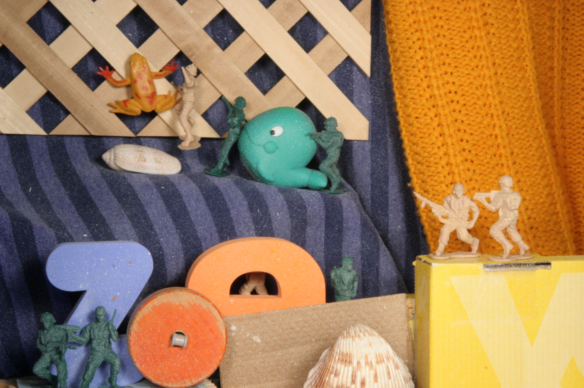
#> input picture cvintro/img/army10.png, 584 x 388 px
$ jupyter execute lesson20_optical_flow.ipynb   (older library calls are emulated)
#> lines starting #> are read from the running program, lines starting #| are printed output that depends on the picture; after the words box and inside, x2 and y2 are one past the last pixel; in counts of white or black regions, pixels touching at a corner belong together
# Lesson 20: Optical Flow and Motion Estimation

Optical flow estimates apparent motion between two frames of a video: for each pixel (or a chosen set of points), a 2D vector $(u, v)$ describing where it moved to. This lesson derives the classic **Lucas-Kanade** method from the same structure tensor used for corner detection in Lesson 19, confronts the fundamental **aperture problem**, contrasts it with the globally-optimized **Horn-Schunck** method, and finishes with dense flow via the **Farnebäck** method.

[cell 1]
import numpy as np
import cv2
import matplotlib.pyplot as plt

## The brightness constancy assumption

Optical flow assumes a point's intensity doesn't change as it moves: $I(x, y, t) = I(x+u, y+v, t+1)$. A first-order Taylor expansion of the right side gives the **optical flow constraint equation**:

$$I_x u + I_y v + I_t = 0$$

where $I_x, I_y$ are the spatial gradients (Lesson 12) and $I_t$ is the frame-to-frame intensity difference. This is **one equation with two unknowns** (the motion $u$ and $v$) at every single pixel &mdash; not enough information on its own to solve for the flow.

## The aperture problem

Looking through a small window at a moving edge, only the motion **perpendicular to the edge** is visible; motion **along the edge** produces no visible change at all, and so is invisible to a local measurement. This is exactly why the flow constraint equation is underdetermined: it only ever constrains the component of $(u,v)$ along the gradient direction $(I_x, I_y)$, leaving the perpendicular component completely unconstrained by that one equation.

[cell 2]
size = 160
rect_topleft = (50, 60)
rect_w, rect_h = 60, 40

def make_rect_frame(dx=0, dy=0, value=200):
    img = np.zeros((size, size), dtype=np.uint8)
    x0, y0 = rect_topleft[0] + dx, rect_topleft[1] + dy
    cv2.rectangle(img, (x0, y0), (x0 + rect_w, y0 + rect_h), value, -1)
    return img

true_motion = (8, 6)           # right and down
vertical_only_motion = (0, 6)  # same downward shift, but no horizontal component

frame_true = make_rect_frame(*true_motion)
#> in make_rect_frame, `cv2.rectangle(img, (x0, y0), (x0 + rect_w, y0 + rect_h), value, -1)`:
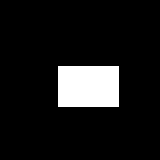
#> img: shape (160, 160); values 0 (black) and 200 (white), 9.8% white; 1 white region, box (x1, y1, x2, y2) and area: (58, 66, 119, 107) 2501
frame_vertical = make_rect_frame(*vertical_only_motion)
#> in make_rect_frame (call 2), `cv2.rectangle(img, (x0, y0), (x0 + rect_w, y0 + rect_h), value, -1)`: img: shape (160, 160); values 0 (black) and 200 (white), 9.8% white; 1 white region, box (x1, y1, x2, y2) and area: (50, 66, 111, 107) 2501

# A small aperture window straddling the rectangle's TOP (horizontal) edge, centered well
# away from any corner and comfortably inside the canvas, so there are no border effects.
win_half = 10
wx, wy = rect_topleft[0] + rect_w // 2, rect_topleft[1]

def with_window(img_gray, color=(255, 0, 0)):
    vis = cv2.cvtColor(img_gray, cv2.COLOR_GRAY2RGB)
    cv2.rectangle(vis, (wx - win_half, wy - win_half), (wx + win_half, wy + win_half), color, 1)
    return vis

fig, axes = plt.subplots(1, 2, figsize=(7, 4))
axes[0].imshow(with_window(frame_true))
#> in with_window, `cv2.rectangle(vis, (wx - win_half, wy - win_half), (wx + win_half, wy ..`: vis: shape (160, 160, 3); mean B, G, R 20.1, 19.3, 19.3
axes[0].set_title(f'True motion (u,v)={true_motion}\n(right + down)', fontsize=9)
axes[1].imshow(with_window(frame_vertical))
#> in with_window (call 2), `cv2.rectangle(vis, (wx - win_half, wy - win_half), (wx + win_half, wy ..`: vis: shape (160, 160, 3); mean B, G, R 20.1, 19.3, 19.3
axes[1].set_title(f'Vertical-only motion (u,v)={vertical_only_motion}\n(down only)', fontsize=9)
for ax in axes:
    ax.axis('off')
plt.tight_layout()
plt.show()
#> figure, not shown here; B, G, R data is drawn as R, G, B

window_true = frame_true[wy - win_half:wy + win_half, wx - win_half:wx + win_half]
#> window_true: shape (20, 20); values 0 (black) and 200 (white), 20% white; 1 white region, box (x1, y1, x2, y2) and area: (0, 16, 20, 20) 80
window_vertical = frame_vertical[wy - win_half:wy + win_half, wx - win_half:wx + win_half]
print('inside the red window, the two (different!) motions look pixel-for-pixel identical:',
      np.array_equal(window_true, window_vertical))
#| inside the red window, the two (different!) motions look pixel-for-pixel identical: True

Both frames actually show a different global motion &mdash; one moves right and down, the other only down &mdash; yet inside the red window (which straddles the rectangle's top edge, a purely horizontal edge) they're indistinguishable. The horizontal component is *along* that edge, so it leaves no trace locally; only the shared vertical component, *perpendicular* to the edge, is visible. A local measurement at this window genuinely cannot tell these two motions apart.

## Lucas-Kanade: solving the aperture problem with a window

<a href="../references.html#lucas-kanade-1981">Lucas and Kanade's fix (1981)</a>: assume the flow $(u,v)$ is **constant over a small window**, then combine the flow constraint equation from every pixel in that window into an overdetermined least-squares system:

$$\underbrace{\begin{bmatrix}\sum I_x^2 & \sum I_xI_y \\ \sum I_xI_y & \sum I_y^2\end{bmatrix}}_{M}\begin{bmatrix}u\\v\end{bmatrix} = -\begin{bmatrix}\sum I_xI_t\\ \sum I_yI_t\end{bmatrix}$$

$M$ is exactly the structure tensor from Lesson 19! This is not a coincidence: solving this system requires $M$ to be invertible, i.e. to have two large eigenvalues &mdash; precisely the Shi-Tomasi "good feature to track" condition. A flat region ($M$ near zero) or an edge (one small eigenvalue &mdash; the aperture problem again) gives an ill-conditioned or singular system; a corner gives a well-conditioned one. **Corners are trackable for exactly the same reason they're good corners.**

[cell 3]
rng = np.random.default_rng(0)
frame1 = np.zeros((200, 200), dtype=np.uint8)
for _ in range(20):
    x, y = rng.integers(20, 180, 2)
    radius = rng.integers(5, 15)
    cv2.circle(frame1, (x, y), radius, int(rng.integers(100, 255)), -1)

small_motion = (0.6, 0.4)  # sub-pixel motion, well inside the linear (Taylor) approximation's validity
shift = np.float32([[1, 0, small_motion[0]], [0, 1, small_motion[1]]])
frame2_small = cv2.warpAffine(frame1, shift, (200, 200))

Ix = cv2.Sobel(frame1.astype(np.float64), cv2.CV_64F, 1, 0, ksize=3, scale=1 / 8)
Iy = cv2.Sobel(frame1.astype(np.float64), cv2.CV_64F, 0, 1, ksize=3, scale=1 / 8)
It = frame2_small.astype(np.float64) - frame1.astype(np.float64)


def lucas_kanade_at(x, y, half_win=7):
    x, y = int(round(x)), int(round(y))
    ix = Ix[y - half_win:y + half_win + 1, x - half_win:x + half_win + 1].ravel()
    iy = Iy[y - half_win:y + half_win + 1, x - half_win:x + half_win + 1].ravel()
    it = It[y - half_win:y + half_win + 1, x - half_win:x + half_win + 1].ravel()
    A = np.stack([ix, iy], axis=1)
    solution, *_ = np.linalg.lstsq(A, -it, rcond=None)
    return solution

corners = cv2.goodFeaturesToTrack(frame1, maxCorners=30, qualityLevel=0.1, minDistance=10)
flows = np.array([lucas_kanade_at(p[0][0], p[0][1]) for p in corners])

print(f'true motion:        {small_motion}')
print(f'manual LK estimate: ({flows[:, 0].mean():.3f}, {flows[:, 1].mean():.3f})  (averaged over {len(corners)} corners)')
#| manual LK estimate: (0.605, 0.399)  (averaged over 30 corners)

### Visualizing the image, the tracked features, and their motion

[cell 4]
arrow_scale = 15  # true motion here is sub-pixel, so exaggerate the arrows to make them visible

vis_small = cv2.cvtColor(frame1, cv2.COLOR_GRAY2RGB)
for (x, y), (u, v) in zip(corners[:, 0], flows):
    p0 = (int(round(x)), int(round(y)))
    p1 = (int(round(x + u * arrow_scale)), int(round(y + v * arrow_scale)))
    cv2.arrowedLine(vis_small, p0, p1, (255, 0, 0), 1, tipLength=0.3)
    cv2.circle(vis_small, p0, 2, (0, 255, 0), -1)
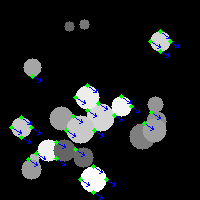
#> vis_small: shape (200, 200, 3); mean B, G, R 30, 29.8, 27.3

plt.imshow(vis_small)
plt.title(f'Corners (green) and estimated motion (red, {arrow_scale}x exaggerated)\ntrue motion = {small_motion}')
plt.axis('off')
plt.show()

### Larger motions need iteration

This single-shot linear solve relies on the Taylor approximation, which only holds for small motions. For a bigger shift, the same one-shot approach degrades:

[cell 5]
large_motion = (4.0, 3.0)
shift_large = np.float32([[1, 0, large_motion[0]], [0, 1, large_motion[1]]])
frame2_large = cv2.warpAffine(frame1, shift_large, (200, 200))

It_large = frame2_large.astype(np.float64) - frame1.astype(np.float64)
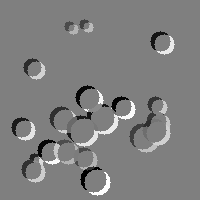
#> It_large: shape (200, 200) float64; min -252, max 252, mean 0; drawn with min black and max white

def lucas_kanade_large(x, y, half_win=7):
    x, y = int(round(x)), int(round(y))
    ix = Ix[y - half_win:y + half_win + 1, x - half_win:x + half_win + 1].ravel()
    iy = Iy[y - half_win:y + half_win + 1, x - half_win:x + half_win + 1].ravel()
    it = It_large[y - half_win:y + half_win + 1, x - half_win:x + half_win + 1].ravel()
    A = np.stack([ix, iy], axis=1)
    solution, *_ = np.linalg.lstsq(A, -it, rcond=None)
    return solution

flows_large_manual = np.array([lucas_kanade_large(p[0][0], p[0][1]) for p in corners])
#> in lucas_kanade_large, `it = It_large[y - half_win:y + half_win + 1, x - half_win:x + half_win..`: it = 225 values, max 237 at index 8, min -213 at index 132, mean 30.63
#> in lucas_kanade_large, `solution, *_ = np.linalg.lstsq(A, -it, rcond=None)`: solution = [1.02, -0.163]
#> flows_large_manual = 30 pairs, first value -0.0643 to 1.55, second value -0.163 to 1.23

next_pts, status, _ = cv2.calcOpticalFlowPyrLK(frame1, frame2_large, corners, None, winSize=(15, 15), maxLevel=2)
#> next_pts = 30 rows, first 8: [102, 106], [91, 113], [118, 118], [40, 156], [98, 133], [77, 119], [70, 133], [155, 115]; status = 30 values from 1 to 1
cv_flow = (next_pts - corners).reshape(-1, 2)[status.ravel() == 1]
#> cv_flow = 30 pairs, first value 4 to 4, second value 3 to 3

print(f'true motion:                          {large_motion}')
print(f'single-shot manual LK estimate:       ({flows_large_manual[:, 0].mean():.3f}, {flows_large_manual[:, 1].mean():.3f})  <- degraded')
#| single-shot manual LK estimate:       (0.846, 0.690)  <- degraded
print(f'cv2.calcOpticalFlowPyrLK estimate:    ({cv_flow[:, 0].mean():.3f}, {cv_flow[:, 1].mean():.3f})  <- accurate')
#| cv2.calcOpticalFlowPyrLK estimate:    (4.000, 3.000)  <- accurate

OpenCV's `calcOpticalFlowPyrLK` handles large motions by running Lucas-Kanade **iteratively** (re-warping and re-linearizing until convergence) on an **image pyramid** (Lesson 11) &mdash; estimate coarsely on a small, blurry version of the image first, then refine level by level. This combination lets it recover large motions accurately even though the underlying linear approximation is only valid locally, one small step at a time.

### Visualizing sparse flow vectors

[cell 6]
arrow_scale = 3  # exaggerate the arrows a bit so they're easier to see

vis = cv2.cvtColor(frame1, cv2.COLOR_GRAY2RGB)
for (p0,), (p1,), ok in zip(corners, next_pts, status.ravel()):
    if not ok:
        continue
    p0 = p0.astype(int)
    p1_exaggerated = np.round(p0 + (p1 - p0) * arrow_scale).astype(int)
    cv2.arrowedLine(vis, tuple(p0), tuple(p1_exaggerated), (255, 0, 0), 1, tipLength=0.3)
    cv2.circle(vis, tuple(p0), 2, (0, 255, 0), -1)
#> this loop made 30 passes
#> (p0, p1, p1_exaggerated) on passes 1 to 12: ([98, 103], [102, 106], [110, 112]), ([87, 110], [91, 113], [99, 119]), ([114, 115], [118, 118], [126, 124]), ([36, 153], [40, 156], [48, 162]), ([94, 130], [98, 133], [106, 139]), ([73, 116], [77, 119], [85, 125]), ([66, 130], [70, 133], [78, 139]), ([151, 112], [155, 115], [163, 121]), ([56, 158], [60, 161], [68, 167]), ([56, 142], [60, 145], [68, 151]), ([28, 159], [32, 162], [40, 168]), ([93, 192], [97, 195], [105, 201])
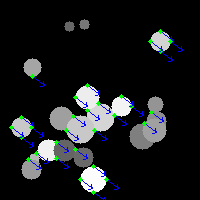
#> vis: shape (200, 200, 3); mean B, G, R 30.7, 29.5, 27.1

plt.imshow(vis)
plt.title(f'Tracked corners, true motion = {large_motion} (arrows {arrow_scale}x exaggerated)')
plt.axis('off')
plt.show()

## Horn-Schunck: a global alternative to windowed flow

Lucas-Kanade's window is a *local* smoothness assumption: flow is constant over a small neighborhood, estimated independently at each point. The same year, <a href="../references.html#horn-schunck-1981">Horn and Schunck (1981)</a> proposed a *global* alternative: instead of many independent per-window solves, minimize a single energy over the whole image at once, trading off how well the flow satisfies the optical flow constraint equation against how smoothly it varies between neighboring pixels:

$$E(u,v) = \sum_{x,y} \underbrace{(I_x u + I_y v + I_t)^2}_{\text{data term}} \;+\; \alpha^2 \underbrace{\left(\|\nabla u\|^2 + \|\nabla v\|^2\right)}_{\text{smoothness term}}$$

The smoothness term is what makes this global: it couples every pixel's flow to its neighbors', so minimizing $E$ (e.g., by iterative Gauss-Seidel updates) lets reliable flow estimates near edges *propagate* into flat, textureless regions that have no local information of their own &mdash; exactly the failure mode the aperture problem produces at its worst.

[cell 7]
hs_img1 = np.zeros((120, 120), dtype=np.uint8)
cv2.rectangle(hs_img1, (40, 40), (80, 80), 200, -1)  # one textured square, otherwise flat
#> hs_img1: shape (120, 120); values 0 (black) and 200 (white), 11.7% white; 1 white region, box (x1, y1, x2, y2) and area: (40, 40, 81, 81) 1681
hs_true_motion = (3.0, 2.0)
hs_shift = np.float32([[1, 0, hs_true_motion[0]], [0, 1, hs_true_motion[1]]])
hs_img2 = cv2.warpAffine(hs_img1, hs_shift, (120, 120))
#> hs_img2: shape (120, 120); values 0 (black) and 200 (white), 11.7% white; 1 white region, box (x1, y1, x2, y2) and area: (43, 42, 84, 83) 1681

def horn_schunck(I1, I2, alpha=5.0, n_iters=100):
    Ix = cv2.Sobel(I1.astype(np.float64), cv2.CV_64F, 1, 0, ksize=3, scale=1 / 8)
    Iy = cv2.Sobel(I1.astype(np.float64), cv2.CV_64F, 0, 1, ksize=3, scale=1 / 8)
    It = I2.astype(np.float64) - I1.astype(np.float64)
    u, v = np.zeros_like(Ix), np.zeros_like(Ix)
    neighbor_avg = np.array([[0, 1, 0], [1, 0, 1], [0, 1, 0]], dtype=np.float64) / 4.0
    for _ in range(n_iters):
        u_avg, v_avg = cv2.filter2D(u, -1, neighbor_avg), cv2.filter2D(v, -1, neighbor_avg)
        correction = (Ix * u_avg + Iy * v_avg + It) / (alpha ** 2 + Ix ** 2 + Iy ** 2)
        u, v = u_avg - Ix * correction, v_avg - Iy * correction
    return u, v

fig, axes = plt.subplots(1, 3, figsize=(10, 3.5))
for ax, n_iters in zip(axes, [1, 20, 200]):
    u, v = horn_schunck(hs_img1, hs_img2, n_iters=n_iters)
    magnitude = np.hypot(u, v)
    im = ax.imshow(magnitude, cmap='viridis', vmin=0, vmax=np.hypot(*hs_true_motion))
    ax.set_title(f'{n_iters} iterations', fontsize=9)
    ax.axis('off')
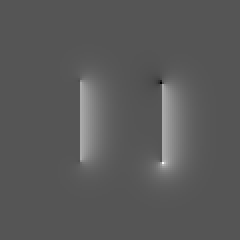
#> u: shape (120, 120) float64 (shown 2 times larger); min -2, max 3.96, mean 0.107; drawn with min black and max white
plt.suptitle(f'Flow magnitude spreading outward from the square (true motion = {hs_true_motion})')
plt.tight_layout()
plt.show()

After just 1 iteration, flow is only nonzero right at the square's edges, where there's local gradient information; by 200 iterations that glow has spread well beyond the edges into the surrounding flat region, though it's still far from having reached every pixel &mdash; a real solver would run many more iterations (or use a pyramid, the same trick Lucas-Kanade uses for large motions) to converge everywhere. Even this partial spread already shows the mechanism at work: smoothness propagating information into regions with no data term of their own.

## Farnebäck's method for dense optical flow

Horn-Schunck's global optimization is elegant but expensive and slow to converge; for dense (every-pixel) flow, <a href="../references.html#farneback-2003">Farnebäck's method (2003)</a> &mdash; exposed as `cv2.calcOpticalFlowFarneback` &mdash; is a more popular method actually used in practice. It stays local, like Lucas-Kanade, but drops the constant-flow-in-a-window assumption in favor of locally approximating each neighborhood with a polynomial and comparing the polynomial expansions between frames.

[cell 8]
dense_motion = (5.0, -3.0)
shift_dense = np.float32([[1, 0, dense_motion[0]], [0, 1, dense_motion[1]]])
frame2_dense = cv2.warpAffine(frame1, shift_dense, (200, 200))

flow = cv2.calcOpticalFlowFarneback(frame1, frame2_dense, None, pyr_scale=0.5, levels=3,
                                     winsize=15, iterations=3, poly_n=5, poly_sigma=1.2, flags=0)

print(f'true motion: {dense_motion}')
print(f'mean flow, ALL pixels:      ({flow[..., 0].mean():.2f}, {flow[..., 1].mean():.2f})  <- biased low')
#| mean flow, ALL pixels:      (2.25, -1.35)  <- biased low

gradient_mag = np.hypot(cv2.Sobel(frame1.astype(np.float64), cv2.CV_64F, 1, 0, ksize=3),
                         cv2.Sobel(frame1.astype(np.float64), cv2.CV_64F, 0, 1, ksize=3))
textured = gradient_mag > 50
#> textured: shape (200, 200) bool; 6.9% white in thin lines or dots, all inside (x1, y1, x2, y2) = (10, 18, 172, 194)
textured[:15, :] = textured[-15:, :] = textured[:, :15] = textured[:, -15:] = False  # avoid warp border artifacts
#> textured: shape (200, 200) bool; 6.6% white in thin lines or dots, all inside (x1, y1, x2, y2) = (15, 18, 172, 185)

print(f'mean flow, TEXTURED pixels: ({flow[textured, 0].mean():.2f}, {flow[textured, 1].mean():.2f})  <- accurate')
#| mean flow, TEXTURED pixels: (5.00, -3.00)  <- accurate

This is the aperture problem again, at its most extreme: over flat, textureless background, there's no local information at all to estimate motion from, so the flow there is unreliable and drags the whole-image average away from the true value. Restricting to textured (high-gradient) pixels recovers the true motion almost exactly.

[cell 9]
def flow_to_color(flow):
    magnitude, angle = cv2.cartToPolar(flow[..., 0], flow[..., 1])
    hsv = np.zeros(flow.shape[:2] + (3,), dtype=np.uint8)
    hsv[..., 0] = angle * 180 / np.pi / 2       # hue = direction
    hsv[..., 1] = 255                            # full saturation
    hsv[..., 2] = cv2.normalize(magnitude, None, 0, 255, cv2.NORM_MINMAX)  # value = speed
    return cv2.cvtColor(hsv, cv2.COLOR_HSV2RGB)

fig, axes = plt.subplots(1, 2, figsize=(7, 3.5))
axes[0].imshow(frame1, cmap='gray')
axes[0].set_title('Frame 1')
axes[1].imshow(flow_to_color(flow))
axes[1].set_title(f'Dense flow field\n(color = direction, brightness = speed)')
for ax in axes:
    ax.axis('off')
plt.tight_layout()
plt.show()

Every moving circle produces the *same* color, since they all share the same true motion here.

### A real video: the Army sequence

On a real video with independently moving objects, this color-coding immediately separates different motions at a glance &mdash; exactly why it's the standard way to visualize dense flow fields.

Flickering between the two frames makes the motion easy to see directly &mdash; watch how differently the toy soldiers, the ball, and the background shift.

<p class="image-attribution">Image source: <a href="https://vision.middlebury.edu/flow/data" target="_blank" rel="noopener">Middlebury Optical Flow</a></p>

[cell 10]
im1 = cv2.imread('../img/army10.png', cv2.IMREAD_GRAYSCALE)
#> im1: shape (388, 584); min 2, max 244, mean 129.5
im2 = cv2.imread('../img/army11.png', cv2.IMREAD_GRAYSCALE)
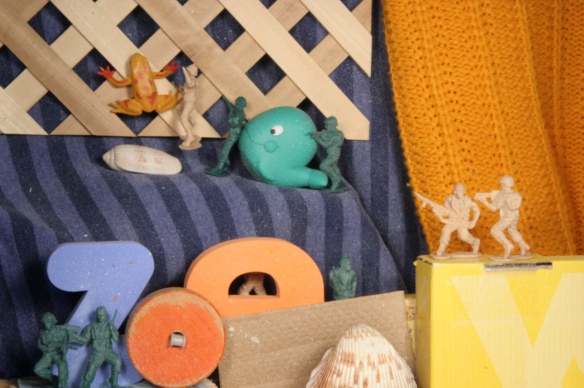
#> input picture cvintro/img/army11.png, 584 x 388 px
#> im2: shape (388, 584); min 2, max 244, mean 130.8
imflow = cv2.calcOpticalFlowFarneback(im1, im2, None, pyr_scale=0.5, levels=3,
                                     winsize=15, iterations=3, poly_n=5, poly_sigma=1.2, flags=0)

fig, axes = plt.subplots(1, 2, figsize=(7, 3.5))
axes[0].imshow(im1, cmap='gray')
axes[0].set_title('Frame 1')
axes[1].imshow(flow_to_color(imflow))
#> in flow_to_color (call 2), `magnitude, angle = cv2.cartToPolar(flow[..., 0], flow[..., 1])`:
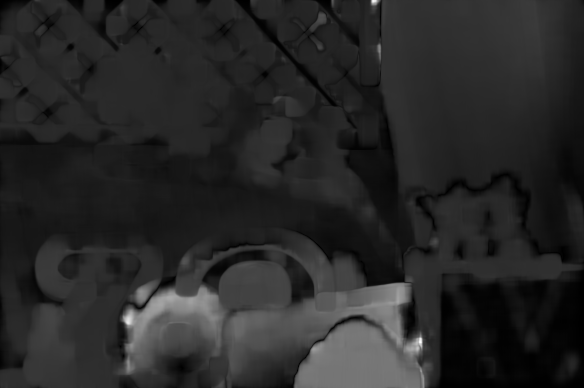
#> magnitude: shape (388, 584) float32; min 0.000605, max 5.28, mean 0.835; drawn with min black and max white
#> in flow_to_color (call 2), `magnitude, angle = cv2.cartToPolar(flow[..., 0], flow[..., 1])`:
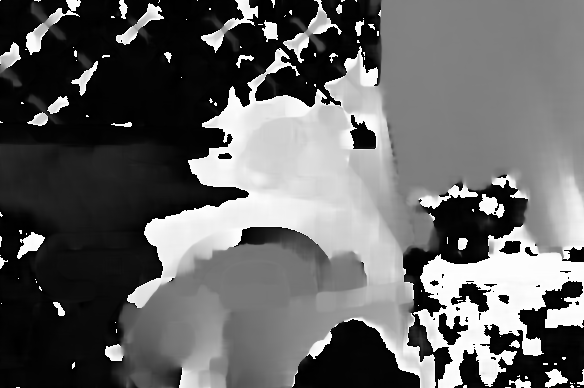
#> angle: shape (388, 584) float32; min 2.19e-06, max 6.28, mean 2.48; drawn with min black and max white
#> in flow_to_color (call 2), `hsv[..., 2] = cv2.normalize(magnitude, None, 0, 255, cv2.NORM_MINMAX)`:
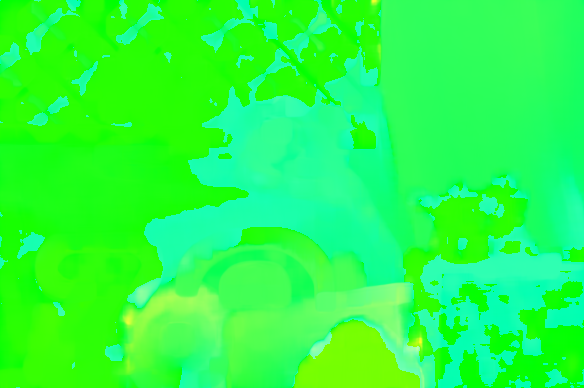
#> hsv: shape (388, 584, 3); mean of channels 0, 1, 2 70.5, 255, 39.8; drawn as B, G, R
#> in flow_to_color (call 2), `return cv2.cvtColor(hsv, cv2.COLOR_HSV2RGB)`:
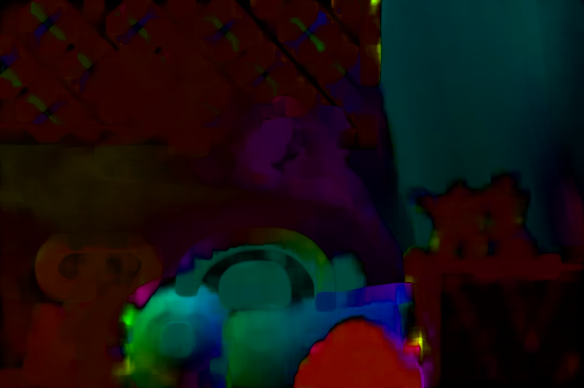
#> returned value: shape (388, 584, 3); mean R, G, B 23.3, 16.6, 17.3
axes[1].set_title(f'Dense flow field\n(color = direction, brightness = speed)')
for ax in axes:
    ax.axis('off')
plt.tight_layout()
plt.show()
